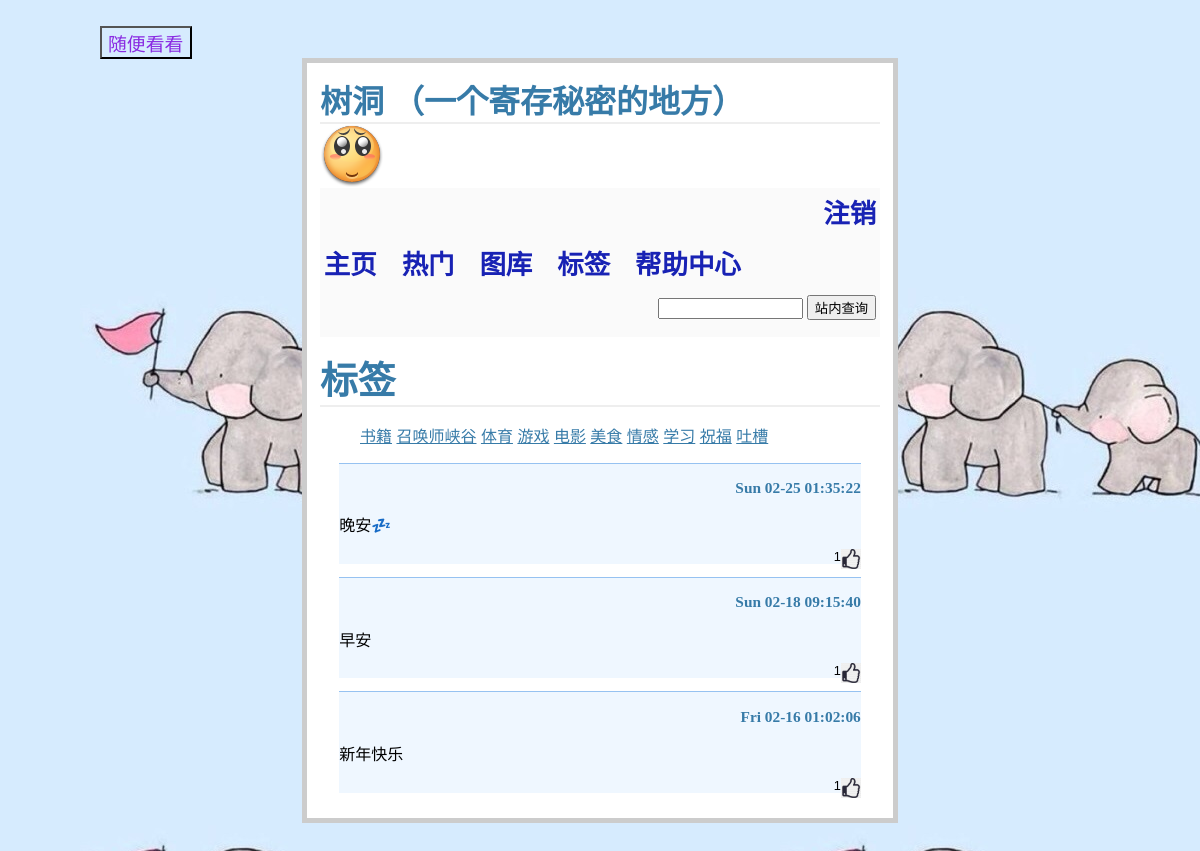
The page /flag/祝福 (signed in) on the database its author committed.
### tables this page shows
CREATE TABLE entries (id integer PRIMARY KEY AUTOINCREMENT, title string NOT NULL, text string NOT NULL, time STRING, up INTEGER DEFAULT (0), area STRING, flag STRING);

### flaskr.py (the view)
@app.route('/flag/<f>',methods=['GET','POST'])
def f(f):
    query = f
    cur = g.db.execute('select title, text, time, up, id,area ,flag from entries  where text like "%'+query+'%" or title like "%'+query+'%" or area like "%'+query+'%" or time like "%'+query+'%" or flag like "%'+query+'%" order by id desc')
    entries = [dict(title=row[0], text=row[1], time=row[2],up=row[3],id=row[4],area=row[5]) for row in cur.fetchall()]
    g.db.commit()
    return render_template('flag.html',entries=entries)

### flaskr.py (called while the page is built)
def connect_db():
    return sqlite3.connect(app.config['DATABASE'])

@app.before_request
def before_request():
    g.db = connect_db()

@app.teardown_request
def teardown_request(exception):
    g.db.close()

### templates/flag.html (shortened to what this page needs)
﻿{% extends "layout.html" %}
{% block body %}
<h1 style="font-weight: bold;font-size:1cm;font-family:YouYuan;">标签</h1>
  <ul>
      <a href="/flag/书籍">书籍</a>
      <a href="/flag/召唤师峡谷">召唤师峡谷</a>
      <a href="/flag/体育">体育</a>
      <a href="/flag/游戏">游戏</a>
      <a href="/flag/电影">电影</a>
      <a href="/flag/美食">美食</a>
      <a href="/flag/情感">情感</a>
      <a href="/flag/学习">学习</a>
      <a href="/flag/祝福">祝福</a>
      <a href="/flag/吐槽">吐槽</a>
  </ul>
  <ul class=entries>
  {% for entry in entries %}
 <li style='border-top:0.1px solid #96c2f1;background:#eff7ff'><h2>{{ entry.title }}
    {% if entry.time %}
      <p style='font-size:0.8em;text-align: right ;'>{{ entry.time }}</p></h2>
    {% endif %}</h2>
    {{ entry.text|safe }}
    {% if entry.up %}
      <p style='font-size:0.8em;text-align:right'>{{ entry.up }}</h2>
    {% endif %}</h2>
    <a style="float: right;" href='../up/{{entry.id}}'><img src='../static/up.jpg' style='width:20px;height:20px;'></img></a>
  {% else %}
    <li><em>查询不到相关内容</em>
  {% endfor %}
</ul>
{% endblock %}

### static/style.css (style rules this page uses)
body { font-family: sans-serif; background: #eee; }
a, h1, h2 { color: #377BA8; }
h1, h2 { font-family: 'Georgia', serif; margin: 0; }
h1 { border-bottom: 2px solid #eee; }
h2 { font-size: 1.2em; }
.entries { list-style: none; margin: 0; padding: 0; }
.entries li { margin: 0.8em 1.2em; }
.entries li h2 { margin-left: -1em; }

### rows shown on the page
entries: time "Sun 02-25 01:35:22", text "晚安💤", up "1"
entries: time "Sun 02-18 09:15:40", text "早安", up "1"
entries: time "Fri 02-16 01:02:06", text "新年快乐", up "1"
